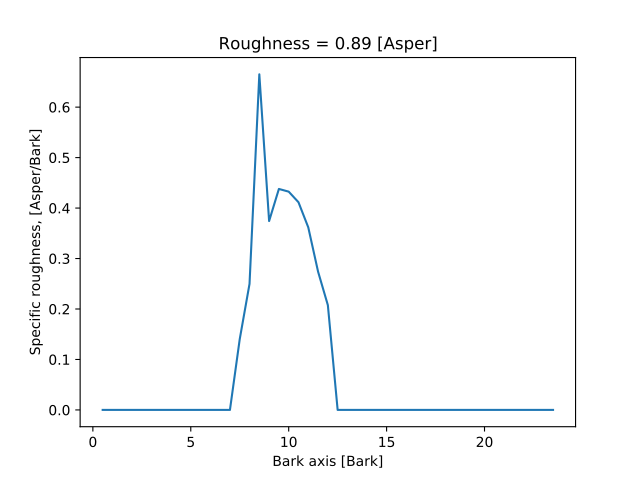

This chart was generated by the following Python code:
from mosqito.sq_metrics import roughness_dw_freq
from mosqito.sound_level_meter import spectrum
import matplotlib.pyplot as plt
import numpy as np
fc=1000
fmod=70
fs=44100
d=0.2
dB=60
time = np.arange(0, d, 1/fs)
stimulus = (
0.5
* (1 + np.sin(2 * np.pi * fmod * time))
* np.sin(2 * np.pi * fc * time))
rms = np.sqrt(np.mean(np.power(stimulus, 2)))
ampl = 0.00002 * np.power(10, dB / 20) / rms
stimulus = stimulus * ampl
n = len(stimulus)
spec, freqs = spectrum(stimulus, fs, db=False)
R, R_specific, bark = roughness_dw_freq(spec, freqs)
plt.plot(bark, R_specific)
plt.xlabel("Bark axis [Bark]")
plt.ylabel("Specific roughness, [Asper/Bark]")
plt.title("Roughness = " + f"{R:.2f}" + " [Asper]")
